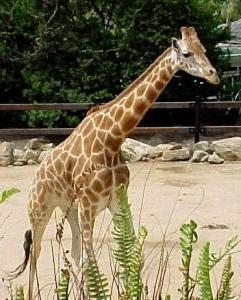
#> input picture cs510tutorials/tutorial06/CalTech_256_084_0082.jpg, 241 x 300 px
$ python tutorial06.py
#> lines starting #> are read from the running program, lines starting #| are printed output that depends on the picture
import cv2
import numpy as np

img = cv2.imread('CalTech_256_084_0082.jpg')
#> img is the input picture: shape (300, 241, 3); mean B, G, R 87.6, 114.9, 125

def warpGiraffe() :
    cv2.namedWindow('imgsrc',cv2.WINDOW_NORMAL)
    cv2.namedWindow('imgdst',cv2.WINDOW_NORMAL)
    rows,cols,chans = img.shape
#> rows = 300; cols = 241; chans = 3

    pts1 = np.float32([[0,0],[0,300],[241,0]])
    pts2 = np.float32([[30,30],[0,300],[241,0]])
    M    = cv2.getAffineTransform(pts1,pts2)
    print(M)
    dst  = cv2.warpAffine(img,M,(cols,rows))
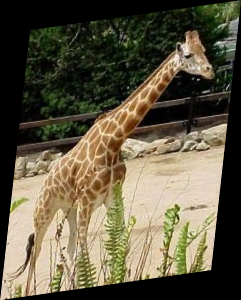
#> dst: shape (300, 241, 3); mean B, G, R 67.9, 89.1, 97
    cv2.imshow('imgsrc',img)
    cv2.imshow('imgdst',dst)
    cv2.waitKey(0)

if __name__ == '__main__':
        warpGiraffe()
